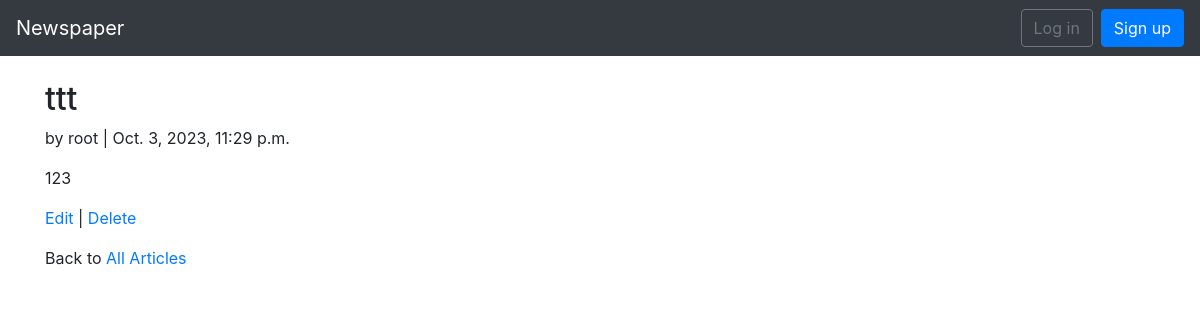
Page /articles/2/ on the committed database.
### articles/models.py (models this page shows, shortened)
class Article(models.Model):
    title = models.CharField(max_length=255)
    body = models.TextField()
    date = models.DateTimeField(auto_now_add=True)
    author = models.ForeignKey(settings.AUTH_USER_MODEL, on_delete=models.CASCADE)

### users/models.py (models this page shows)
class CustomUser(AbstractUser):
    age = models.PositiveIntegerField(default=0)

### articles/views.py (the view)
# urls.py: path('<int:pk>/', views.ArticleDetailView.as_view(), name='article_detail'),
class ArticleDetailView(DetailView):
    model = models.Article
    template_name = 'article_detail.html'

### templates/article_detail.html
{% extends 'base.html' %}
{% block content %}
<div class="article-entry">
    <h2>{{ object.title }}</h2>
    <p>by {{ object.author }} | {{ object.date }}</p>
    <p>{{ object.body }}</p>
</div>
<p><a href="{% url 'article_edit' article.pk %}">Edit</a> | <a href="{% url 'article_delete' article.pk %}">Delete</a></p>
<p>Back to <a href="{% url 'article_list' %}">All Articles</a></p>
{% endblock content %}

### rows in the picture
Article: title "ttt", author "root", date "Oct. 3, 2023, 11:29 p.m.", body "123"
